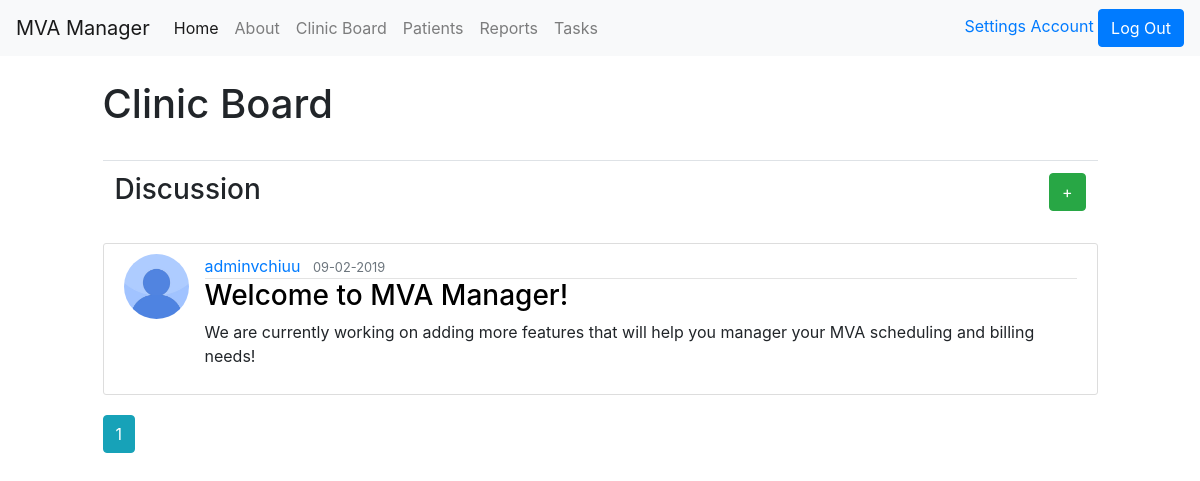
The app's page /clinicboard (signed in), older data.
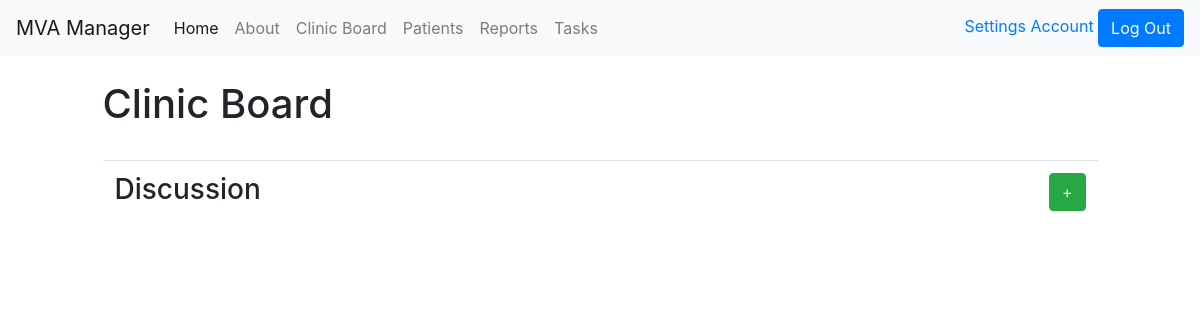
The same page, newer data.
### mvaManager/models.py (models this page shows, shortened)
class Post(db.Model):
  id = db.Column(db.Integer, primary_key=True)
  title = db.Column(db.String(20), nullable=False, default='(New Title)')
  date_posted = db.Column(db.DateTime, nullable=False, default=datetime.utcnow)
  content = db.Column(db.Text, nullable=False)
  user_id = db.Column(db.Integer, db.ForeignKey('user.id'), nullable=False)

class User(db.Model, UserMixin):
  id = db.Column(db.Integer, primary_key=True)
  username = db.Column(db.String(20), unique=True, nullable=False)
  firstname = db.Column(db.String(20), nullable=False)
  lastname = db.Column(db.String(20), nullable=False)
  email = db.Column(db.String(120), unique=True, nullable=False)
  image_file = db.Column(db.String(20), nullable=False, default='default.jpg')
  password = db.Column(db.String(60), nullable=False)
  posts = db.relationship('Post', backref='author', lazy=True)

### mvaManager/posts/routes.py (the view)
@posts.route('/clinicboard')
def clinicboard():
  page = request.args.get('page', 1, type=int)
  posts = Post.query.order_by(Post.date_posted.desc()).paginate(page=page,per_page=10)
  return render_template('clinicboard/clinicboard.html', title='ClinicBoard', posts=posts)

### mvaManager/models.py (called while the page is built)
@login_manager.user_loader
def load_user(user_id):
  return User.query.get(int(user_id))

### mvaManager/templates/clinicboard/clinicboard.html
{% extends "layout.html" %}
  {% block content %}
  <br>
  <h1> Clinic Board </h1>
  <br>
  <table class="table">
    <tr>
      <td> <h3> Discussion </h3></td>
      <td style="text-align: right"> <a class="btn btn-success" href="{{ url_for('posts.new_post')}}"> + </a> </td>
    </tr>
  </table>
    {% for post in posts.items %}
    <article class="media content-section">
      <img class="rounded-circle" style="height: 65px; width: 65px; margin-right: 16px"src="{{ url_for('static', filename='profile_pictures/' + post.author.image_file) }}">
      <div class="media-body">
        <div style="border-bottom: 1px solid #e3e3e3">
          <a class="mr-2" href="{{ url_for('users.user_posts', username=post.author.username)}}">{{ post.author.username }}</a>
          <small class="text-muted">{{ post.date_posted.strftime('%m-%d-%Y') }}</small>
        </div>
        <h3><a class="article-title" style="color:black" href="{{ url_for('posts.post', post_id=post.id) }}"> {{ post.title }} </a></h3>
        <p class="article-content"> {{ post.content }}</p>
      </div>
    </article>
    {% endfor %}
    {% for page_num in posts.iter_pages(left_edge=1, right_edge=1, left_current=2, right_current=3) %}
      {% if page_num %}
        {% if posts.page == page_num %}
          <a class="btn btn-info mb-4" href="{{ url_for('main.home', page=page_num) }}"> {{ page_num }}</a>
        {% else%}
          <a class="btn btn-outline-info mb-4" href="{{ url_for('main.home', page=page_num) }}"> {{ page_num }}</a>
        {% endif %}
      {% else %}
      ...
      {% endif %}
    {% endfor %}
  {% endblock content %}

### mvaManager/templates/layout.html (shortened to what this page needs)
<!DOCTYPE html>
<html>
  <head>
    <link rel="stylesheet" href="https://stackpath.bootstrapcdn.com/bootstrap/4.3.1/css/bootstrap.min.css">
    <link rel="stylesheet" type="text/css" href="{{ url_for('static', filename='main.css')}}">
  </head>
  <body>
      <nav class="navbar navbar-expand-md navbar-light bg-light">
        <a class="navbar-brand" href="/"> MVA Manager </a>
        <div class="collapse navbar-collapse" id="navbarSupportedContent">
            <ul class="navbar-nav mr-auto">
              <li class="nav-item active">
                <a class="nav-link" href="{{ url_for('main.home') }}">Home <span class="sr-only">(current)</span></a>
              </li>
              <li class="nav-item">
                <a class="nav-link" href="{{ url_for('main.about') }}">About</a>
              </li>
              {% if current_user.is_authenticated %}
              <li class="nav-item">
                <a class="nav-link" href="{{ url_for('posts.clinicboard')}}">Clinic Board</a>
              </li>
              <li class="nav-item">
                <a class="nav-link" href="{{ url_for('patients.patientslist') }}"> Patients </a>
              </li>
              <li class="nav-item">
                <a class="nav-link" href="{{ url_for('reports.reportslist') }}"> Reports </a>
              </li>
              <li class="nav-item">
                <a class="nav-link" href="{{ url_for('tasks.taskslist')}}"> Tasks </a>
              </li>
              {% endif %}
            </ul>
        </div>
        <form class="navbar-form navbar-right">
          {% if current_user.is_authenticated %}
            <a href="{{ url_for('settings.settings_dir')}}"> Settings </a>
            <a href="{{ url_for('users.account')}}"> Account </a>
            <a href="{{ url_for('users.logout') }}" class="btn btn-primary"> Log Out</a>
          {% else %}
            <a href="{{ url_for('users.registration') }}" class="btn btn-success">Register</a>
            <a href="{{ url_for('users.login') }}" class="btn btn-primary">Log In</a>
          {% endif %}
          </form>
      </nav>
    <div class="row">
      <div class="col-md-10 offset-md-1">
        {% block content %} {% endblock %}
      </div>
    </div>
  </body>
</html>

Row changes from the older to the newer data that the page shows:
removed Post: image_file (placeholder picture), author.username "adminvchiuu", date_posted "09-02-2019", title "Welcome to MVA Manager!", content "We are currently working on adding more features that will help you manager your MVA scheduling and billing needs!"
Text that changed along with them:
list line gone: "1"
